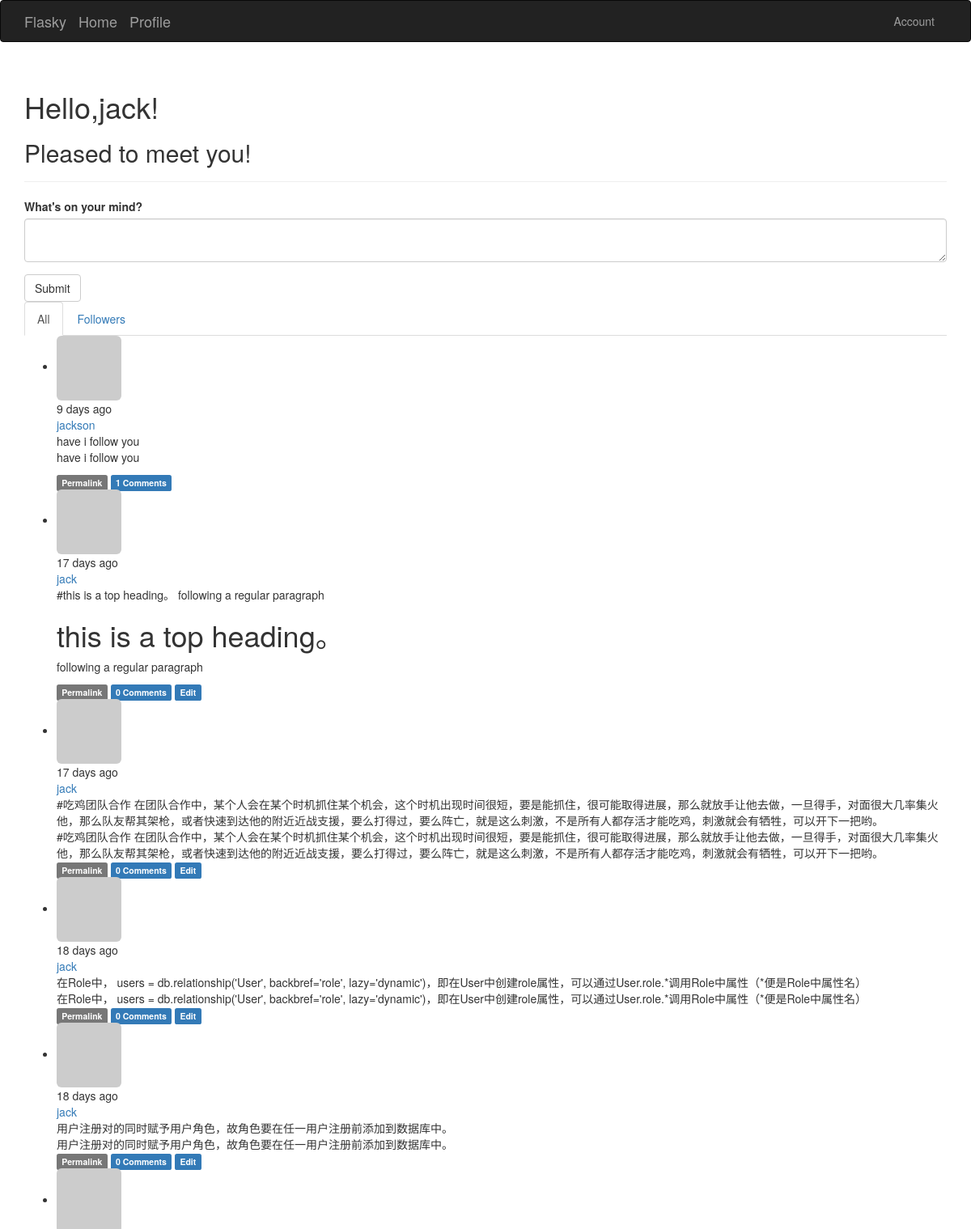
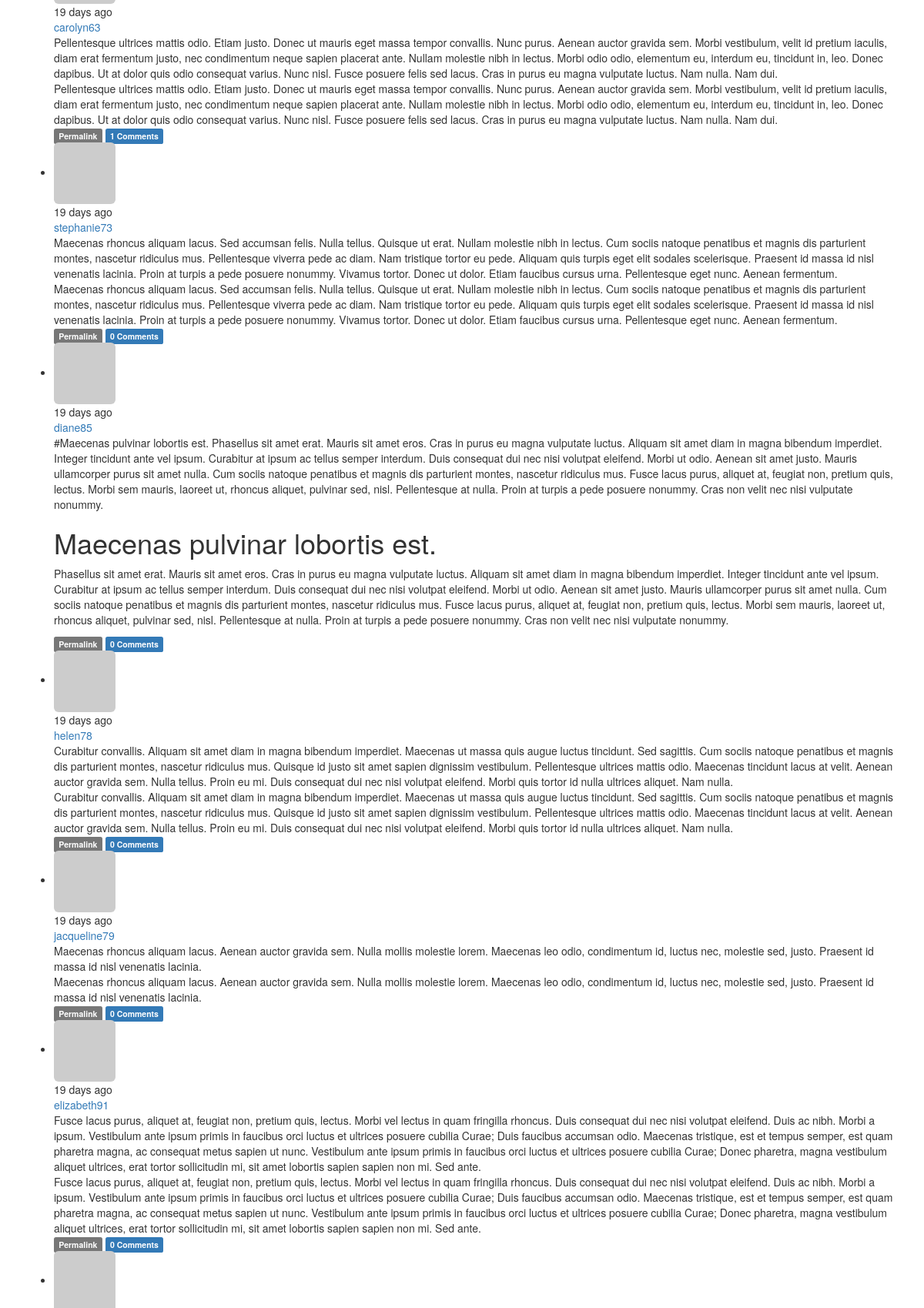
Page /index (signed in, upper part) on the committed database (2 pictures, top to bottom).
### app/models.py (models this page shows, shortened)
class User(UserMixin, db.Model):
	__tablename__ = 'users'     #表名
	id = db.Column(db.Integer, primary_key=True)
	email = db.Column(db.String(64), unique=True, index=True)
	username = db.Column(db.String(64), unique=True, index=True)
	password_hash = db.Column(db.String(128))
	role_id = db.Column(db.Integer, db.ForeignKey('roles.id'))
	confirmed = db.Column(db.Boolean, default=False)
	name = db.Column(db.String(64))
	location = db.Column(db.String(64))
	about_me = db.Column(db.Text())  #自我介绍，db.Text()不需要指定最大长度。
	member_since = db.Column(db.DateTime(), default=datetime.utcnow)#datetime.utcnow后面没有(),default接受函数作默认值,注册日期
	last_seen = db.Column(db.DateTime(), default=datetime.utcnow)#最后访问日期
	posts = db.relationship('Post', backref='author', lazy='dynamic')
	avatar_hash = db.Column(db.String(32))
	followed = db.relationship('Follow', foreign_keys=[Follow.follower_id],
		backref=db.backref('follower', lazy='joined'), lazy='dynamic', cascade='all, delete-orphan')
	followers = db.relationship('Follow', foreign_keys=[Follow.followed_id],
		backref=db.backref('followed', lazy='joined'), lazy='dynamic', cascade='all, delete-orphan')
	comments = db.relationship('Comment', backref='author', lazy='dynamic')
	@property
	def password(self):
		raise AttributeError('password is not a readable attribute')
	def can(self, permissions):
		if self.role:
			if self.role.permissions:
				return self.role is not None and \
					(self.role.permissions & permissions) == permissions
		return False
	def is_administrator(self):
		return self.can(Permission.ADMINISTER)
	def gravatar(self, size=100, default='identicon', rating='g'):
		if request.is_secure:
			url = 'https://secure.gravatar.com/avatar'
		else:
			url = 'http://www.gravatar.com/avatar'
		hash = self.avatar_hash or hashlib.md5(self.email.encode('utf-8')).hexdigest()
		return '{url}/{hash}?s={size}&d={default}&r={rating}'.format(url=url, hash=hash, \
			size=size,default=default, rating=rating)
	def ping(self):
		self.last_seen = datetime.utcnow()
		db.session.add(self)

class Post(db.Model):
	__tablename__ = 'posts'
	id = db.Column(db.Integer, primary_key=True)
	body = db.Column(db.Text)
	timestamp = db.Column(db.DateTime, index=True, default=datetime.utcnow)
	author_id = db.Column(db.Integer, db.ForeignKey('users.id'))
	body_html = db.Column(db.Text)
	comments =db.relationship('Comment', backref='post', lazy='dynamic')

### app/main/views.py (the view)
@main.route('/index', methods=['GET', 'POST'])
def index():
	form = PostForm()
	if current_user.can(Permission.WRITE_ARTICLES) and \
			form.validate_on_submit():
		post = Post(body=form.body.data, author=current_user._get_current_object())
		db.session.add(post)
		return redirect(url_for('main.index'))
	'''page = request.args.get('page', 1, type=int)
	pagination = Post.query.order_by(Post.timestamp.desc()).paginate(
		page, per_page=current_app.config['FLASKY_POSTS_PER_PAGE'], error_out=False)#paginate属性
	posts = pagination.items'''
	page = request.args.get('page', 1, type=int)
	show_followed = False
	if current_user.is_authenticated:
		show_followed = bool(request.cookies.get('show_followed', ''))
	if show_followed:
		query = current_user.followed_posts
	else:
		query = Post.query
	pagination = query.order_by(Post.timestamp.desc()).paginate(\
		page, per_page=current_app.config['FLASKY_POSTS_PER_PAGE'], error_out = False)
	posts = pagination.items
	return render_template('index.html', form=form, posts=posts, show_followed=show_followed, pagination=pagination)

### app/main/forms.py
class PostForm(Form):
	body = PageDownField("What's on your mind?", validators=[Required()])
	submit = SubmitField('Submit')

### app/auth/views.py (called while the page is built)
@auth.before_app_request
def before_request():
	if current_user.is_authenticated:
		current_user.ping()
		if not current_user.confirmed \
			and request.endpoint[:5] != 'auth.'\
			and request.endpoint != 'static':	# 冒号为if语句,'\'表示换行
				return redirect(url_for('auth.unconfirmed'))

### app/main/__init__.py (called while the page is built)
@main.app_context_processor
def inject_permissions():
	return dict(Permission=Permission)

### app/main/views.py (called while the page is built)
@main.after_app_request
def after_request(response):
	for query in get_debug_queries():
		if query.duration >=current_app.config['FLASKY_SLOW_DB_QUERY_TIME']:
			current_app.logger.warning(
				'Slow query: %s\nParameters: %s\nDuration: %fs\nContext: %s\n' %
				(query.statement, query.parameters, query.duration, query.context))
	return response

### app/models.py (called while the page is built)
@login_manager.user_loader
def load_user(user_id):
	return User.query.get(int(user_id))

### app/templates/index.html (shortened to what this page needs)
{% extends "base.html" %}
{% import "bootstrap/wtf.html" as wtf %}
{% import "_macros.html" as macros %}
{% block page_content %}
<div class="page-header">
    <h1>Hello,{% if current_user.is_authenticated %}{{ current_user.username }}{% else %}Stranger{% endif %}!</h1>
	{% if not known %}
	<h2>Pleased to meet you!</h2>
	{% else %}
	<p>Glad to see you again!</p>
	{% endif %}
</div>
<div>
	{% if current_user.can(Permission.WRITE_ARTICLES)%}
    {{ wtf.quick_form(form) }}
	<div class="post-tabs">
		<ul class="nav nav-tabs">
			<li {% if not show_followed %} class="active"{% endif %}><a href="{{ url_for('main.show_all') }}">All</a></li>
			{% if current_user.is_authenticated %}
				<li {% if show_followed %} class="active"{% endif %}><a href="{{ url_for('main.show_followed') }}">Followers</a></li>
			{% endif %}
		</ul>
		{% include ('_posts.html') %}
	</div>
    {% endif %}
</div>
{% endblock %}

### app/templates/_posts.html
<ul class="posts">
	{% for post in posts %}
	<li class="post">
		<div class="post-thumbnail">
			<a href="{{ url_for('.user', username=post.author.username) }}"> <img class="img-rounded profile-thumbnail"src="{{ post.author.gravatar(size=40) }}">
			</a>
		</div>
		<div class="post-content">
			<div class="post-date">{{ moment(post.timestamp).fromNow() }}</div>
			<div class="poset-author">
				<a href="{{ url_for('.user', username=post.author.username) }}">
					{{ post.author.username }}
				</a>
			</div>
			<div class="post-body">{{ post.body }}</div>
			<div class="post-body">
				{% if post.body_html %}
					{{ post.body_html | safe }}
				{% else %}
					{{ post.body }}
				{% endif %}
			</div>
			<div class="post-footer">
				<a href="{{ url_for('main.post', id=post.id) }}">
					<span class="label label-default">Permalink</span>
				</a>
				<a href="{{ url_for('main.post', id=post.id) }}#comments">
					<span class="label label-primary">{{ post.comments.count()}} Comments</span>
				</a>
				{% if current_user == post.author %}
				<a href="{{ url_for('.edit', id=post.id) }}">
					<span class="label label-primary">Edit</span>
				</a>
				{% elif current_user.is_administrator() %}
				<a href="{{ url_for('.edit', id=post.id) }}">
					<span class="label label-danger">Edit [Admin] </span>
				</a>
				{% endif %}
			</div>
		</div>
	</li>
	{% endfor %}
</ul>

### rows in the picture
User: username "jack"
Post: timestamp "9 days ago", author.username "jackson", body "have i follow you", body_html "have i follow you", comments.count "1"
Post: timestamp "17 days ago", author.username "jack", body "#this is a top heading。 following a regular paragraph", body_html "this is a top heading。 following a regular paragraph", comments.count "0"
Post: timestamp "17 days ago", author.username "jack", body "#吃鸡团队合作 在团队合作中，某个人会在某个时机抓住某个机会，这个时机出现时间很短，要是能抓住，很可能取得进展，那么就放手让他去做，一旦得手，对面很大几率集火他，那么队友帮其架枪，或者快速到达他的附近近战支援，要么打得过，要么阵亡，就是这么刺激，不是所有人都存活才能吃鸡，刺激就会有牺牲，可以开下一把哟。", comments.count "0"
Post: timestamp "18 days ago", author.username "jack", body "在Role中， users = db.relationship('User', backbref='role', lazy='dynamic')，即在User中创建role属性，可以通过User.role.*调用Role中属性（*便是Role中属性名）", comments.count "0"
Post: timestamp "18 days ago", author.username "jack", body "用户注册对的同时赋予用户角色，故角色要在任一用户注册前添加到数据库中。", comments.count "0"
Post: timestamp "19 days ago", author.username "carolyn63", body "Pellentesque ultrices mattis odio. Etiam justo. Donec ut mauris eget massa tempor convallis. Nunc purus. Aenean auctor gravida sem. Morbi vestibulum, velit id pretium iaculis, diam erat fermentum justo, nec condimentum neque sapien placerat ante. Nullam molestie nibh in lectus. Morbi odio odio, elementum eu, interdum eu, tincidunt in, leo. Donec dapibus. Ut at dolor quis odio consequat varius. Nunc nisl. Fusce posuere felis sed lacus. Cras in purus eu magna vulputate luctus. Nam nulla. Nam dui.", comments.count "1"
Post: timestamp "19 days ago", author.username "stephanie73", body "Maecenas rhoncus aliquam lacus. Sed accumsan felis. Nulla tellus. Quisque ut erat. Nullam molestie nibh in lectus. Cum sociis natoque penatibus et magnis dis parturient montes, nascetur ridiculus mus. Pellentesque viverra pede ac diam. Nam tristique tortor eu pede. Aliquam quis turpis eget elit sodales scelerisque. Praesent id massa id nisl venenatis lacinia. Proin at turpis a pede posuere nonummy. Vivamus tortor. Donec ut dolor. Etiam faucibus cursus urna. Pellentesque eget nunc. Aenean fermentum.", comments.count "0"
Post: timestamp "19 days ago", author.username "diane85", body "#Maecenas pulvinar lobortis est. Phasellus sit amet erat. Mauris sit amet eros. Cras in purus eu magna vulputate luctus. Aliquam sit amet diam in magna bibendum imperdiet. Integer tincidunt ante vel ipsum. Curabitur at ipsum ac tellus semper interdum. Duis consequat dui nec nisi volutpat eleifend. Morbi ut odio. Aenean sit amet justo. Mauris ullamcorper purus sit amet nulla. Cum sociis natoque penatibus et magnis dis parturient montes, nascetur ridiculus mus. Fusce lacus purus, aliquet at, feugiat non, pretium quis, lectus. Morbi sem mauris, laoreet ut, rhoncus aliquet, pulvinar sed, nisl. Pellentesque at nulla. Proin at turpis a pede posuere nonummy. Cras non velit nec nisi vulputate…", body_html "Maecenas pulvinar lobortis est. Phasellus sit amet erat. Mauris sit amet eros. Cras in purus eu magna vulputate luctus. Aliquam sit amet diam in magna bibendum imperdiet. Integer tincidunt ante vel ipsum. Curabitur at ipsum ac tellus semper interdum. Duis consequat dui nec nisi volutpat eleifend. Morbi ut odio. Aenean sit amet justo. Mauris ullamcorper purus sit amet nulla. Cum sociis natoque penatibus et magnis dis parturient montes, nascetur ridiculus mus. Fusce lacus purus, aliquet at, feugiat non, pretium quis, lectus. Morbi sem mauris, laoreet ut, rhoncus aliquet, pulvinar sed, nisl. Pellentesque at nulla. Proin at turpis a pede posuere nonummy. Cras non velit nec nisi vulputate…", comments.count "0"
Post: timestamp "19 days ago", author.username "helen78", body "Curabitur convallis. Aliquam sit amet diam in magna bibendum imperdiet. Maecenas ut massa quis augue luctus tincidunt. Sed sagittis. Cum sociis natoque penatibus et magnis dis parturient montes, nascetur ridiculus mus. Quisque id justo sit amet sapien dignissim vestibulum. Pellentesque ultrices mattis odio. Maecenas tincidunt lacus at velit. Aenean auctor gravida sem. Nulla tellus. Proin eu mi. Duis consequat dui nec nisi volutpat eleifend. Morbi quis tortor id nulla ultrices aliquet. Nam nulla.", comments.count "0"
Post: timestamp "19 days ago", author.username "jacqueline79", body "Maecenas rhoncus aliquam lacus. Aenean auctor gravida sem. Nulla mollis molestie lorem. Maecenas leo odio, condimentum id, luctus nec, molestie sed, justo. Praesent id massa id nisl venenatis lacinia.", comments.count "0"
Post: timestamp "19 days ago", author.username "elizabeth91", body "Fusce lacus purus, aliquet at, feugiat non, pretium quis, lectus. Morbi vel lectus in quam fringilla rhoncus. Duis consequat dui nec nisi volutpat eleifend. Duis ac nibh. Morbi a ipsum. Vestibulum ante ipsum primis in faucibus orci luctus et ultrices posuere cubilia Curae; Duis faucibus accumsan odio. Maecenas tristique, est et tempus semper, est quam pharetra magna, ac consequat metus sapien ut nunc. Vestibulum ante ipsum primis in faucibus orci luctus et ultrices posuere cubilia Curae; Donec pharetra, magna vestibulum aliquet ultrices, erat tortor sollicitudin mi, sit amet lobortis sapien sapien non mi. Sed ante.", comments.count "0"
